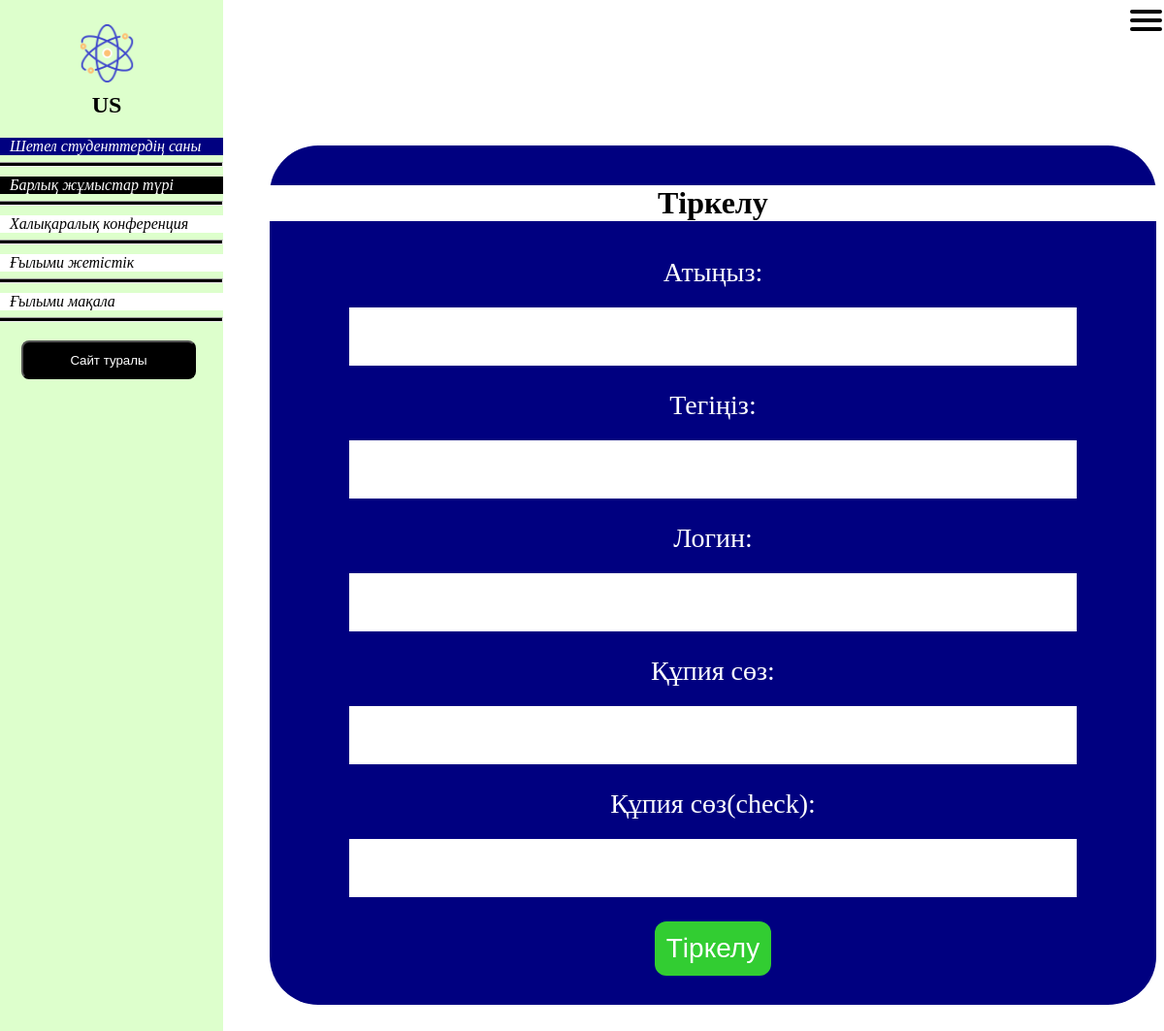
Screenshot of /register/ with the database file from the repository.
### article/models.py (models this page shows, shortened)
class Worktype(models.Model):
    name = models.CharField(max_length=100, db_index=True, verbose_name="Ғылыми жұмыстың түрі")
    slug = models.SlugField(max_length=255, unique=True, db_index=True, verbose_name="Ғылыми жұмыстың url-адресі")
    def get_absolute_url(self):
        return reverse('type', kwargs={'type_slug': self.slug})
    class Meta:
        verbose_name = 'Ғылыми жұмыстың түрі'
        verbose_name_plural = 'Ғылыми жұмыстың түрлері'
        ordering = ['id']

### article/views.py (the view, shortened to what this page needs)
# urls.py: path('register/', RegisterUser.as_view(), name='register'),
class RegisterUser(DataMixin, CreateView):
    form_class = RegisterUserForm
    template_name = 'article/register.html'
    success_url = reverse_lazy('login')
    def get_context_data(self, *, object_list=None, **kwargs):
        context = super().get_context_data(**kwargs)
        c_def = self.get_user_context(title="Тіркелу")
        return dict(list(context.items()) + list(c_def.items()))

### article/forms.py
class RegisterUserForm(UserCreationForm):
    last_name = forms.CharField(label='Тегіңіз', widget=forms.TextInput(attrs={'class': 'form-input','placeholder':''}))
    first_name = forms.CharField(label='Атыңыз', widget=forms.TextInput(attrs={'class': 'form-input','placeholder':''}))
    username = forms.CharField(label='Логин', widget=forms.TextInput(attrs={'class': 'form-input','placeholder':''}))
    password1 = forms.CharField(label='Құпия сөз', widget=forms.PasswordInput(attrs={'class': 'form-input','placeholder':''}))
    password2 = forms.CharField(label='Құпия сөз(check)', widget=forms.PasswordInput(attrs={'class': 'form-input','placeholder':''}))
    class Meta:
        model = User
        fields = ('first_name', 'last_name', 'username', 'password1', 'password2')

### article/templates/article/register.html (shortened to what this page needs)
{% extends 'article/list_types.html' %}
{% block form %}
<div class="form"  >
<h1 align="center" style="margin-left:-0.2px;background-color:white; color:black;">{{title}}</h1>
<form method="post">
{% for f in form %}
<p><label class="form-label" for="{{ f.id_for_label }}" >{{f.label}}: <br></label>    {{ f }}</p>
{% endfor %}
    <button type="submit" class="alert-warning"><p>Тіркелу</p></button>
</form>
</div>
{% endblock %}

### article/templates/article/list_types.html
{% extends 'article/base.html' %}
{% block list_types %}
<sel><a href="{% url 'students' %}"><li  style="background-color:navy"><p5>Шетел студенттердің саны</p5></li></a><hr></sel>
{% if type_selected == 0 %}
<sel><a href="{% url 'home' %}" ><li><p5  style="color:white;">Барлық жұмыстар түрі</p5></li></a><hr></sel>
{% else %}	<unsel><a href="{% url 'home' %}"><li><p5>Барлық жұмыстар түрі</p5></li></a><hr></unsel>
				{% endif %}	{% for t in types %}{% if t.article__count > 0 %}	{% if t.pk == type_selected %}
			<sel><a href="{{ t.get_absolute_url }}" ><li><p5>{{t.name}}</p5  ></li></a><hr></sel>
	{% else %}
<unsel><a href="{{ t.get_absolute_url }}" ><li><p5>{{t.name}}</p5></li></a><hr></unsel>
	{% endif %}{% endif %}{% endfor %}		{% endblock %}

### article/static/article/css/styles.css (style rules this page uses)
body { background-color:White ; -webkit-touch-callout: none; -webkit-user-select: none; -khtml-user-select: none; -moz-user-select: none; -ms-user-select: none; user-select: none; }
p { font:italic 20px bold "Times New Roman", Times, serif ; margin-left:20px; }
a { text-decoration: none; color: white; font:italic 20px bold "Times New Roman", Times, serif ; }
p5 { color:red;font:italic 16px bold "Times New Roman", Times, serif ; }
.form { min-height: 50px; margin-left:270px;max-width:1100px;padding-top:20px; border-radius:50px; top: 180px; margin-bottom: 50px; margin-top: 150px; left:450px; background:Navy; }

### article/static/article/css/navigation.css (style rules this page uses)
.nav p5 { font-style: italic; display: block; margin-left:25px; }
.nav ul hr { height: 3px; margin-left:-40px; margin-right:-20px; margin-top:7px ; position:fixed margin: 0 auto;background: #000 }
.nav a { font:italic bold "Times New Roman", Times, serif ; font-style: italic; }
sel a li { background-color:black;margin-top: 10px;margin-right: -20px; }
sel p5 { color:white; }
unsel a li { background-color:white; margin-top: 10px;margin-right: -20px; }
unsel p5 { margin-left: 25px;color:black; }
.nav ul unsel { background-color:white;color:black; }

### article/static/article/css/registration.css (style rules this page uses)
ul li { cursor:pointer; text-decoration:none; font-style: italic; color: white; }

### article/static/article/css/form.css (style rules this page uses)
form { margin-left: 0%; text-align:center; min-width:400px; padding-top: 10px; padding-bottom: 30px; }
form p { color: white; font-size: 28px;margin: 5px; }
input { display: inline-block; border: 0px solid red; font-size:20px ; min-width:750px;min-height:60px; margin: 20px; }

### article/static/article/css/buttons.css (style rules this page uses)
.alert-warning { display:inline-block; font-weight:20px; line-height:1.5; text-align:center; text-decoration:none; vertical-align:middle; cursor:pointer; background-color:transparent; border:1px solid transparent; border-radius:12px; transition:color .15s color:white; background-color:LimeGreen; }

### rows the page displays
Worktype: name "Халықаралық конференция"
Worktype: name "Ғылыми жетістік"
Worktype: name "Ғылыми мақала"

### other values shown
{{ title }} "Тіркелу"
{{ f.label }} "Атыңыз" "Тегіңіз" "Логин" "Құпия сөз" "Құпия сөз(check)"
